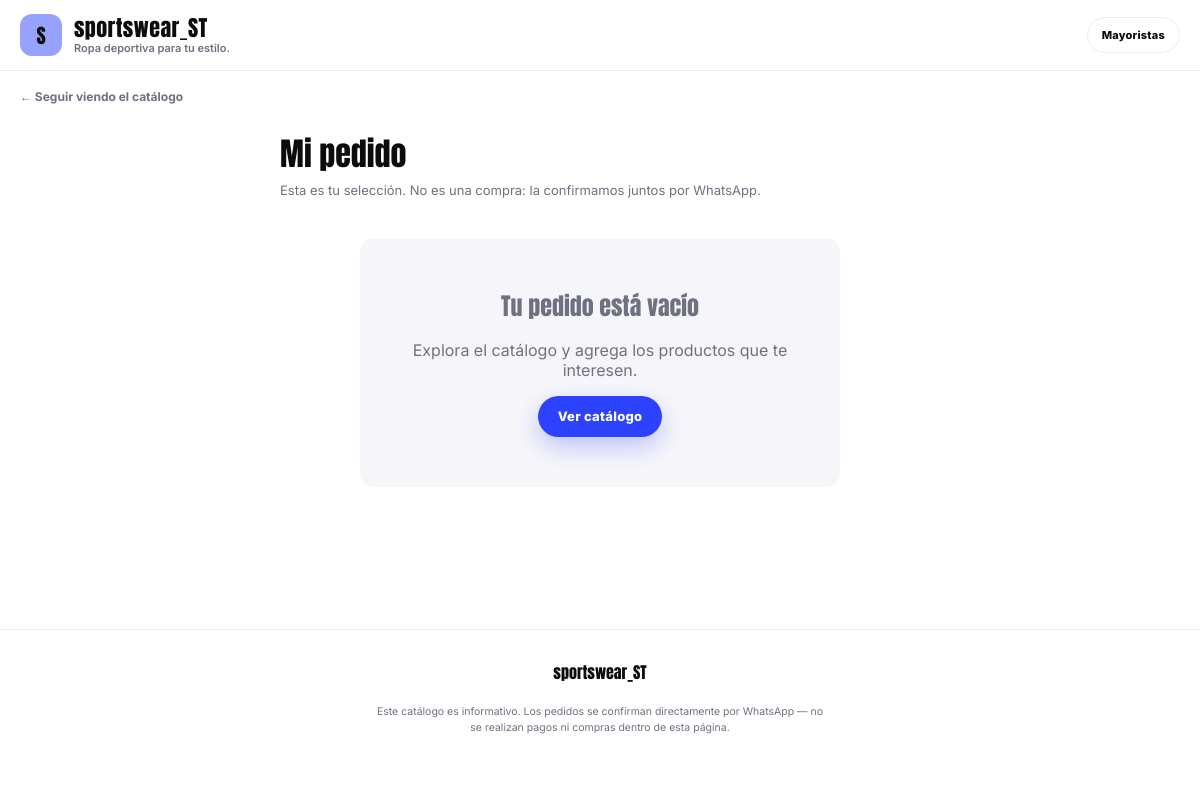
/catalogo/pedido, run on the app's committed database.
### tables this page shows
CREATE TABLE settings (
    key TEXT PRIMARY KEY,
    value TEXT
);

### app.py (the view)
@app.route("/catalogo/pedido")
def catalog_pedido():
    conn = db()
    try:
        items = public_catalog_items(conn)
    finally:
        conn.close()
    return render_template("catalog_pedido.html", items=items)

### app.py (called while the page is built)
@app.before_request
def require_admin_login():
    path = request.path
    if path.startswith(PUBLIC_PATH_PREFIXES):
        return
    if session.get("admin_logged_in"):
        return
    return redirect(url_for("login", next=path))

def db():
    conn = sqlite3.connect(DB, timeout=10)
    conn.row_factory = sqlite3.Row
    conn.execute("PRAGMA foreign_keys = ON")
    conn.execute("PRAGMA busy_timeout = 8000")
    try:
        conn.execute("PRAGMA journal_mode = WAL")
    except sqlite3.OperationalError:
        pass
    return conn

def get_settings(conn):
    rows = conn.execute("SELECT key, value FROM settings").fetchall()
    s = dict(DEFAULT_SETTINGS)
    s.update({r["key"]: r["value"] for r in rows})
    return s

def digits_only(s):
    return "".join(ch for ch in (s or "") if ch.isdigit())

@app.template_filter("wanumber")
def wanumber(v):
    return digits_only(v)

@app.context_processor
def inject_globals():
    conn = db()
    brand = get_settings(conn)
    conn.close()
    return {"brand": brand}

def _set_items_detail(conn, sid):
    rows = conn.execute(
        """SELECT si.id AS item_id, si.quantity, p.id AS product_id, p.reference, p.name, p.cost, p.sale_price, p.image
           FROM set_items si JOIN products p ON p.id = si.product_id
           WHERE si.set_id=? ORDER BY p.reference""",
        (sid,),
    ).fetchall()
    return [dict(r) for r in rows]

def _set_colors(conn, sid):
    rows = conn.execute("SELECT * FROM set_colors WHERE set_id=? ORDER BY id", (sid,)).fetchall()
    return [dict(r) for r in rows]

def image_url(filename):
    return url_for("uploaded_file", filename=filename) if filename else None

### templates/catalog_pedido.html (shortened to what this page needs)
{% extends "base_public.html" %}
{% block subheader %}
<div class="pub-breadcrumb">
  <a href="{{ url_for('public_catalog') }}">← Seguir viendo el catálogo</a>
</div>
{% endblock %}
{% block content %}
<div class="pedido-page" id="pedidoPage">
  <div class="pedido-head">
    <h1 class="pedido-title">Mi pedido</h1>
    <p class="pedido-sub">Esta es tu selección. No es una compra: la confirmamos juntos por WhatsApp.</p>
  </div>
  <div id="pedidoEmpty" class="pub-empty pub-empty-page" hidden>
    <h2>Tu pedido está vacío</h2>
    <p>Explora el catálogo y agrega los productos que te interesen.</p>
    <a class="pub-btn pub-btn-solid" href="{{ url_for('public_catalog') }}">Ver catálogo</a>
  </div>
</div>
{% endblock %}

### templates/base_public.html (shortened to what this page needs)
<!doctype html>
<html lang="es">
<head>
{% set fav = url_for('uploaded_file', filename=brand.logo) if brand.logo else url_for('static', filename='favicon.png') %}
<link rel="stylesheet" href="{{ url_for('static', filename='catalog.css') }}">
</head>
<body class="pub-body">
<header class="pub-header">
  <div class="pub-header-inner">
    <a class="pub-brand" href="{{ url_for('public_catalog') }}">
      {% if brand.logo %}<img class="pub-logo" src="{{ url_for('uploaded_file', filename=brand.logo) }}" alt="{{ brand.brand_name }}">
      {% else %}<span class="pub-logo pub-logo-fallback">{{ (brand.brand_name or 'S')[:1]|upper }}</span>{% endif %}
      <span class="pub-brand-text">
        <span class="pub-brand-name">{{ brand.brand_name }}</span>
        {% if brand.tagline %}<span class="pub-tagline">{{ brand.tagline }}</span>{% endif %}
      </span>
    </a>
    <div class="pub-header-actions">
      {% block header_actions %}
      <a class="pub-wholesale-btn" href="{{ url_for('mayoristas_catalog') }}">Mayoristas</a>
      {% endblock %}
    </div>
  </div>
</header>
{% block subheader %}{% endblock %}
<main class="pub-main">
  {% block content %}{% endblock %}
</main>
<footer class="pub-footer">
  <div class="pub-footer-inner">
    <div class="pub-footer-brand">{{ brand.brand_name }}</div>
    <p class="pub-footer-note">Este catálogo es informativo. Los pedidos se confirman directamente por WhatsApp — no se realizan pagos ni compras dentro de esta página.</p>
  </div>
</footer>
</body>
</html>

### data on the page
settings: value "S", brand_name "sportswear_ST"
settings: tagline "Ropa deportiva para tu estilo."
